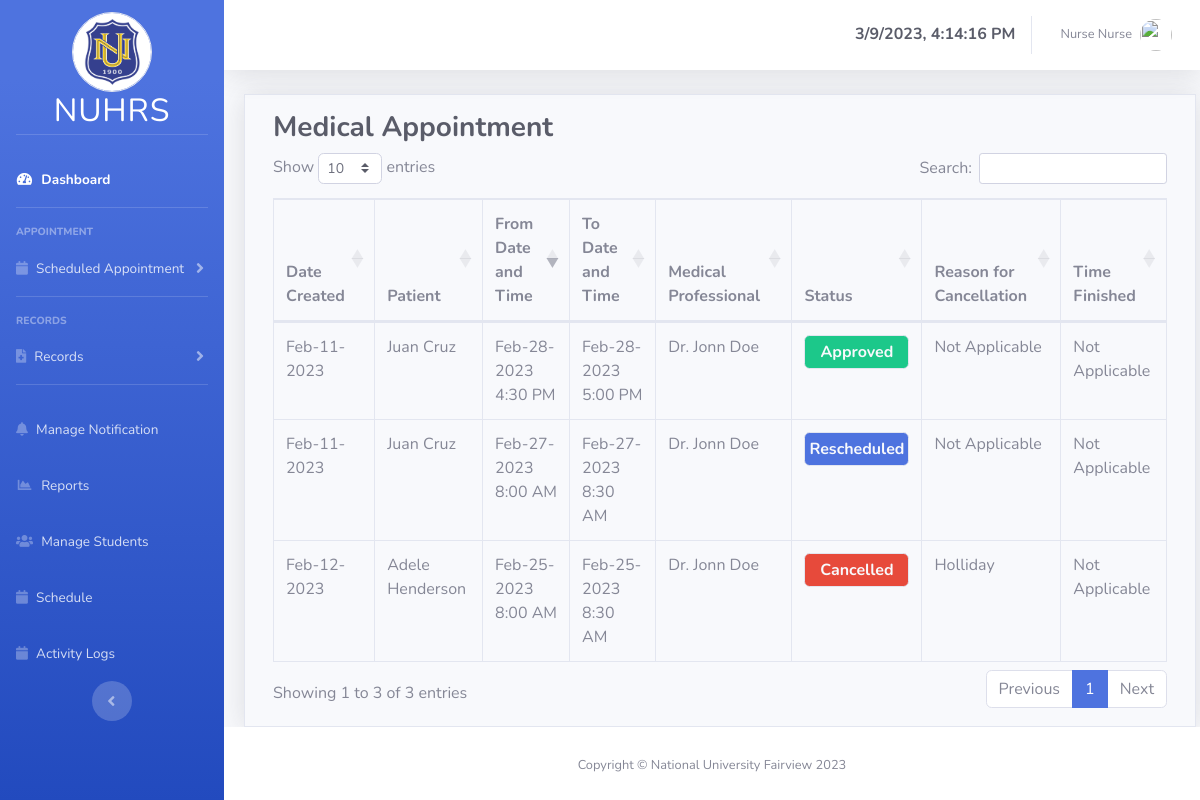
Page /super_admin/medical-appointment.php (signed in) on the committed database.
### tables this page shows
CREATE TABLE `users` (
  `id` int(11) NOT NULL,
  `user_type_id` int(11) NOT NULL,
  `firstName` varchar(25) NOT NULL,
  `middleName` varchar(25) DEFAULT NULL,
  `lastName` varchar(25) NOT NULL,
  `password` varchar(255) NOT NULL,
  `email_address` varchar(45) NOT NULL,
  `profile_img` varchar(255) DEFAULT NULL
);

CREATE TABLE `appointment` (
  `id` int(11) NOT NULL,
  `from_date` date NOT NULL,
  `from_time` time NOT NULL,
  `to_date` date NOT NULL,
  `to_time` time NOT NULL,
  `medprofID` int(11) NOT NULL COMMENT 'FK for med prof',
  `student_id` int(11) NOT NULL,
  `datecreated` datetime NOT NULL,
  `timefinished` datetime DEFAULT NULL,
  `status` varchar(45) NOT NULL COMMENT 'finished, pending, rescheduled, cancelled',
  `reason_for_cancellation` varchar(255) DEFAULT NULL,
  `createdby` varchar(45) NOT NULL,
  `mhrIDnum` int(11) DEFAULT NULL COMMENT 'FK for medical health record',
  `dhrIDnum` int(11) DEFAULT NULL COMMENT 'FK for dental health record',
  `appointment_type` varchar(25) NOT NULL
);

### super_admin/medical-appointment.php (the view, shortened to what this page needs)
<?php
include_once("layouts/header-sidebar.php") ?>
<div class="container-fluid mx-2">
    <div class="row border border-rounded p-3 mt-3 shadow">
        <div class="col">
        <h3 class="font-weight-bold text-dark">Medical Appointment</h3>
            <table id="medical_appointment" class="table table-bordered" style="width: 100%;">
                <thead>
                    <tr>
                        <th>Date Created</th>
                        <th>Patient</th>
                        <th>From Date and Time</th>
                        <th>To Date and Time</th>
                        <th>Medical Professional</th>
                        <th>Status</th>
                        <th>Reason for Cancellation</th>
                        <th>Time Finished</th>
                    </tr>
                </thead>
                <tbody>
                    <?php
                    $selectAllAppointment = mysqli_query($conn,"SELECT *, u1.firstName AS med_prof_firstName, u1.lastName AS med_prof_lastName ,u2.firstName AS stud_firstName, u2.lastName AS stud_lastName, appointment.id AS appointment_id, appointment.status AS appointment_status
                     FROM appointment INNER JOIN medicalprofessional ON medicalprofessional.id = appointment.medprofID INNER JOIN students ON students.id = appointment.student_id INNER JOIN users AS u1 ON u1.id = medicalprofessional.userID    INNER JOIN users AS u2 ON u2.id = students.userID WHERE appointment.appointment_type='Medical' ORDER BY from_date DESC");
                    while($row = $selectAllAppointment->fetch_assoc()):
                    ?>
                    <tr>
                        <td><?php echo date("M-d-Y",strtotime($row['datecreated']))?></td>
                        <td><?php echo $row['stud_firstName']." ".$row['stud_lastName'] ?></td>
                        <td><?php echo date("M-d-Y",strtotime($row['from_date']))." ".date("g:i A",strtotime($row['from_time'])) ?></td>
                        <td><?php echo date("M-d-Y",strtotime($row['to_date']))." ".date("g:i A",strtotime($row['to_time'])) ?></td>
                        <td><?php echo "Dr. ".$row['med_prof_firstName']." ".$row['med_prof_lastName'] ?></td>
                        <td>
                        <?php
                            switch($row['appointment_status']){
                              case "Approved" : echo "<p class='text-light font-weight-light border bg-success rounded text-center  font-weight-bold py-1'>Approved</p>";break;
                              case "Rescheduled" : echo "<p class='text-light font-weight-light border bg-primary rounded text-center  font-weight-bold py-1 px-1'>Rescheduled</p>";break;
                              case "Cancelled" : echo "<p class='text-light font-weight-light border bg-danger rounded text-center  font-weight-bold py-1'>Cancelled</p>";break;
                            }
                        ?>
                         </td>
                        <td><?php echo ($row['appointment_status'] == "Cancelled") ? $row['reason_for_cancellation'] : 'Not Applicable'; ?></td>
                        <td><?php echo ($row['appointment_status'] == "Successful") ? date("M-d-Y h:i A",strtotime($row['timefinished'])) : 'Not Applicable' ?></td>
                    </tr>
                    <?php endwhile; ?>
                </tbody>
            </table>
        </div>
    </div>
</div>
<?php include_once("layouts/footer.php") ?>

### super_admin/layouts/header-sidebar.php (shortened to what this page needs)
<?php
$db = new DatabaseConnection();
$conn = $db->conn;
$geActiveInfo = mysqli_query($conn,"SELECT *, users.id AS user_id FROM users");
while($row = $geActiveInfo->fetch_assoc()){
        $active_firstname = $row['firstName'];
        $active_lastname = $row['lastName'];
        $active_avatar = $row['profile_img'];
}
?>
<!DOCTYPE html>
<html lang="en">
<head>
    <link href="../vendor/fontawesome-free/css/all.min.css" rel="stylesheet" type="text/css">
    <link href="../css/sb-admin-2.min.css" rel="stylesheet">
    <link rel="stylesheet" href="../vendor/datatables/dataTables.bootstrap4.min.css">
    <link rel="stylesheet" href="https://cdn.datatables.net/1.13.1/css/dataTables.bootstrap4.min.css">
</head>
<body id="page-top">
    <div id="wrapper">
        <ul class="navbar-nav bg-gradient-primary sidebar sidebar-dark accordion" id="accordionSidebar">
             <a class="sidebar-brand d-flex align-items-center justify-content-center mt-3" href="dashboard.php">
                <div class="sidebar-brand-icon d-flex flex-column mt-5 align-items-center">
                    <img src="../images/nulogo.png" alt="LOGO" height="80" width="80" class="border rounded-circle">
                    <div class="sidebar-brand-text mx-3 h2">NUHRS</div>
                </div>
            </a>
            <hr class="sidebar-divider mt-5">
            <li class="nav-item active">
                <a class="nav-link" href="dashboard.php">
                    <i class="fas fa-fw fa-tachometer-alt"></i>
                    <span>Dashboard</span></a>
            </li>
            <hr class="sidebar-divider">
            <div class="sidebar-heading">
                APPOINTMENT
            </div>
            <li class="nav-item">
                <a class="nav-link collapsed" href="#" data-toggle="collapse" data-target="#collapseTwo"
                    aria-expanded="true" aria-controls="collapseTwo">
                    <i class="fas fa-calendar"></i>
                    <span>Scheduled Appointment</span>
                </a>
            </li>
            <hr class="sidebar-divider">
            <div class="sidebar-heading">
                RECORDS
            </div>
            <li class="nav-item">
                <a class="nav-link collapsed" href="#" data-toggle="collapse" data-target="#collapseUtilities"
                    aria-expanded="true" aria-controls="collapseUtilities">
                    <i class="fas fa-file-medical"></i>
                    <span>Records</span>
                </a>
            </li>
            <hr class="sidebar-divider">
            <li class="nav-item">
                <a class="nav-link" href="manage_notification.php">
                    <i class="fas fa-bell"></i>
                    <span>Manage Notification</span></a>
            </li>
            <li class="nav-item">
                <a class="nav-link" href="reports.php">
                    <i class="fas fa-fw fa-chart-area"></i>
                    <span>Reports</span></a>
            </li>
            <li class="nav-item">
                <a class="nav-link" href="manage-student.php">
                <i class="fas fa-users"></i>
                    <span>Manage Students</span></a>
            </li>
            <li class="nav-item">
                <a class="nav-link" href="schedule.php">
                <i class="fas fa-calendar"></i>
                    <span>Schedule</span></a>
            </li>
            <li class="nav-item">
                <a class="nav-link" href="activity_logs.php">
                <i class="fas fa-calendar"></i>
                    <span>Activity Logs</span></a>
            </li>
            <div class="text-center d-none d-md-inline">
                <button class="rounded-circle border-0" id="sidebarToggle"></button>
            </div>
        </ul>
        <div id="content-wrapper" class="d-flex flex-column ">
            <div id="content">
                <nav class="navbar navbar-expand navbar-light bg-white topbar mb-4 static-top shadow ">
                    <ul class="navbar-nav ml-auto">
                        <div class="d-flex align-items-center justify-content-center">
                        <h6 id="clock" class="text-center d-flex align-items-center justify-content-center text-dark font-weight-bold mt-2"></h6>
                        </div>
                        <li class="nav-item dropdown no-arrow">
                            <a class="nav-link dropdown-toggle" href="#" id="userDropdown" role="button"
                                data-toggle="dropdown" aria-haspopup="true" aria-expanded="false">
                                    <span class="mr-2 d-none d-lg-inline text-gray-600 small"><?php echo $active_firstname." ".$active_lastname ?></span>
                                    <?php if (empty($active_avatar)) {?>
                                        <img class="img-profile rounded-circle" src="http://ssl.gstatic.com/accounts/ui/avatar_2x.png">
                                    <?php } else {?>
                                        <img class="img-profile rounded-circle" src="../Controller/user_avatars/<?php echo $active_avatar ?>">
                                    <?php } ?>
                            </a>
                        </li>
                    </ul>
                </nav>

### rows in the picture
users: firstName "Nurse", lastName "Nurse"
appointment: datecreated "Feb-11-2023", users.firstName "Juan", users.lastName "Cruz", from_date "Feb-28-2023", from_time "4:30 PM", to_date "Feb-28-2023", to_time "5:00 PM", users.firstName "Jonn", users.lastName "Doe", status "Approved"
appointment: datecreated "Feb-11-2023", users.firstName "Juan", users.lastName "Cruz", from_date "Feb-27-2023", from_time "8:00 AM", to_date "Feb-27-2023", to_time "8:30 AM", users.firstName "Jonn", users.lastName "Doe", status "Rescheduled"
appointment: datecreated "Feb-12-2023", users.firstName "Adele", users.lastName "Henderson", from_date "Feb-25-2023", from_time "8:00 AM", to_date "Feb-25-2023", to_time "8:30 AM", users.firstName "Jonn", users.lastName "Doe", status "Cancelled", reason_for_cancellation "Holliday"
